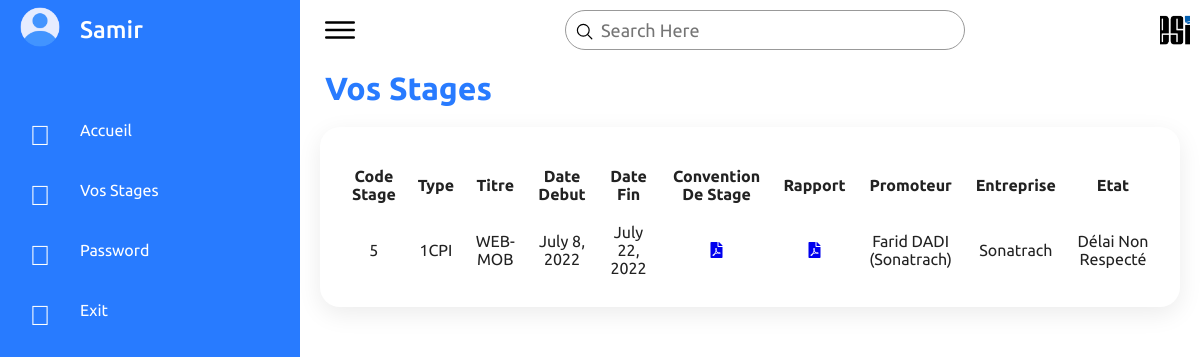
/vosstages/ (signed in), run on the app's committed database.
### GestionStages/models.py (models this page shows, shortened)
class Student(models.Model):
    YEAR_IN_COLLEGE_CHOICES = [
        ('1CPI','1CPI'),
        ('2CPI','2CPI'),
        ('1CS','1CS'),
        ('2CS','2CS'),
        ('3CS','3CS'),
    ]
    user         = models.OneToOneField(User,null=True, on_delete=models.CASCADE,unique=TRUE)
    name         = models.CharField(max_length=190)
    surname      = models.CharField(max_length=190)
    datebirth    = models.DateField(null=False)
    placebirth   = models.CharField(max_length=190)
    matricule    = models.CharField(max_length=190,unique=True)
    email        = models.EmailField(max_length=190)
    phone        = models.CharField(max_length=10)
    collegelevel = models.CharField(max_length=4, choices=YEAR_IN_COLLEGE_CHOICES)
    photo        = models.ImageField(upload_to = 'images/' ,default='images/user.png',null=True)
    date_created = models.DateTimeField(auto_now_add=True, null=True)

class Stage(models.Model):
    STATUS_CHOICES = [
        ('En Cours','En Cours'),
        ('Annulé','Annulé'),
        ('Validé','Validé'),
        ('Délai Non Respecté','Délai Non Respecté'),
    ]
    type         = models.CharField(max_length=190,null=False)
    titre        = models.CharField(max_length=4000)
    description  = models.TextField(max_length=4000)
    datedeb      = models.DateField(null=False)
    datefin      = models.DateField(null=False)
    convention   = models.FileField(upload_to = 'files/' ,null=True,blank=True)  # all
    rapport      = models.FileField(upload_to = 'files/' ,null=True,blank=True)  # all
    fichesuiv1   = models.FileField(upload_to = 'files/' ,null=True,blank=True)  #for 1CS & 3CS
    fichesuiv2   = models.FileField(upload_to = 'files/' ,null=True,blank=True)  # 3CS
    fichesuiv3   = models.FileField(upload_to = 'files/' ,null=True,blank=True)  # 3CS
    teacher      = models.ForeignKey(Teacher, on_delete=models.CASCADE,null=True,blank=True) # for 1CS & 3CS
    promoter     = models.ForeignKey(Promoter, on_delete=models.CASCADE,null=True,blank=True) # for all
    company      = models.ForeignKey(Company, on_delete=models.CASCADE) # for all
    students     = models.ManyToManyField(Student) # for all
    status       = models.CharField(max_length=190,choices=STATUS_CHOICES,default='inprogress')
    date_created = models.DateTimeField(auto_now_add=True, null=True)

class Promoter(models.Model):
    name         = models.CharField(max_length=190)
    surname      = models.CharField(max_length=190)
    email        = models.EmailField(max_length=190)
    phone        = models.CharField(max_length=10)
    company      = models.ForeignKey(Company, on_delete=models.CASCADE)
    date_created = models.DateTimeField(auto_now_add=True, null=True)
    def __str__(self):
        return (self.name + ' ' + self.surname + ' ' + '(' + self.company.name + ')')

class Company(models.Model):
    LEGAL_STATUS_CHOICES = [
        ('Publique','Publique'),
        ('Privée','Privée'),
        ('Semi-Publique','Semi-Publique'),
    ]
    name         = models.CharField(max_length=190,unique=True)
    address      = models.CharField(max_length=190,null=True,blank=True)
    email        = models.EmailField(max_length=190)
    phone        = models.CharField(max_length=10)
    fax          = models.CharField(max_length=100,null=True,blank=True)
    legalstatus  = models.CharField(max_length=15, choices=LEGAL_STATUS_CHOICES,null=True,blank=True)
    website      = models.CharField(max_length=190,null=True,blank=True)
    date_created = models.DateTimeField(auto_now_add=True, null=True)
    def __str__(self):
        return (self.name)

### GestionStages/decorators.py (the view)
        def wrapper_func(request , *args,**kwargs):
            group = None
            if request.user.groups.exists():
               group =  request.user.groups.all()[0].name
            if group == 'student':
               return view_func(request , *args,**kwargs)
            else:
                if group == 'admin':
                    return redirect('home')
                else:
                    if group == 'teacher':
                        return redirect('teacherhome')

### GestionStages/views.py (called while the page is built)
@login_required(login_url='login')
@forstudent(allowedGroups=['student'])
def vosstages(request):
    stages = Stage.objects.all()
    context = {
        'stages' : stages,
    }
    return render(request , 'vosstages.html',context)

### GestionStages/templates/vosstages.html (shortened to what this page needs)
{% extends 'studentmain.html' %}
{% load static %}
{% block content%}
<div class="main">
    {% include 'topbar.html' %}
    <h1 style="color: #287bff; margin-left:25px; margin-top:10px">Vos Stages</h1>
    <div class="studentspage">
        <div class="students">
            <table>
                <thead>
                    <tr>
                        <td>Code Stage</td>
                        <td>Type</td>
                        <td>Titre</td>
                        <td>Date Debut</td>
                        <td>Date Fin</td>
                        <td>Convention De Stage</td>
                        <td>Rapport</td>
                        <td>Promoteur</td>
                        <td>Entreprise</td>
                        <td>Etat</td>
                    </tr>
                </thead>
                <tbody>
                    {% for stage in stages %}
                        {% for student in stage.students.all  %}
                            {% if student.id == request.user.student.id %}
                    <tr>
                        <td>{{stage.id}}</td>
                        <td>{{stage.type}}</td>
                        <td>{{stage.titre}}</td>
                        <td>{{stage.datedeb}}</td>
                        <td>{{stage.datefin}}</td>
                        <td><a href="{% url 'pdf_view' stage.id  0 %}"><i class="fas fa-file-pdf"></i></a></td>
                        <td><a href="{% url 'pdf_view' stage.id  1 %}"><i class="fas fa-file-pdf"></i></a></td>
                        <td>{{stage.promoter}}</td>
                        <td>{{stage.company}}</td>
                        <td>{{stage.status}}</td>
                    </tr>
                    {% endif %}
                    {% endfor %}
                    {% endfor %}
                </tbody>
            </table>
        </div>
    </div>
</div>
{% endblock %}

### GestionStages/templates/studentmenu.html
{% load static %}
<div class="navigation">
    <ul>
        <li>
            <a href="{% url 'changephoto' request.user.student.id 2 %}">
                <span class="icon"><img  src="/media/{{request.user.student.photo}}"></img></span>
                <span class="title" style="font-size: 1.5em;font-weight: 500;">{{request.user.student.name}}</span>
            </a>
        </li>
        <li class="">
            <a href="{% url 'studenthome' %}">
                <span class="icon"><span style="font-size: 1.75em;"><i class="fal fa-home"></i></span></span>
                <span class="title">Accueil</span>
            </a>
        </li>
        <li class="">
            <a href="{% url 'vosstages' %}">
                <span class="icon"><span style="font-size: 1.75em;"><i class="fal fa-copy"></i></span></span>
                <span class="title">Vos Stages</span>
            </a>
        </li>
        <li class="#">
            <a href="{% url 'password' request.user.id %}">
                <span class="icon"><span style="font-size: 1.75em;"><i class="fal fa-key"></i></span></span>
                <span class="title">Password</span>
            </a>
        </li>
        <li class="#">
            <a href="{% url 'logout' %}">
                <span class="icon"><span style="font-size: 1.75em;"><i class="fal fa-sign-out-alt"></i></span></span>
                <span class="title">Exit</span>
            </a>
        </li>
    </ul>
</div>

### GestionStages/static/css/style.css (style rules this page uses)
* { margin: 0; padding: 0; box-sizing: border-box; font-family: 'Ubuntu', sans-serif; }
:root { --blue: #287bff; --white: #fff; --grey: #f5f5f5; --black1: #222; --black2: #999; }
body { min-height: 100vh; overflow-x: hidden; }
.navigation { position: fixed; width: 300px; height: 100%; background: var(--blue); border-Left: 10px solid var(--blue); transition: 0.5s; overflow: hidden; }
.navigation ul { position: absolute; top: 0; left: 0; width: 100%; }
.navigation ul li { position: relative; width: 100%; list-style: none; border-top-left-radius: 30px; border-bottom-left-radius: 30px; }
.navigation ul li:nth-child(1) { margin-bottom: 40px; }
.navigation ul li a { position: relative; display: block; width: 100%; display: flex; text-decoration: none; color: var(--white); }
.navigation ul li a .icon { position: relative; display: block; min-width: 60px; height: 60px; line-height: 70px; text-align: center; }
.navigation ul li a .icon img { font-size: 1.75em; border-radius: 50%; margin-top: 7px; }
.navigation ul li a .title { position: relative; display: block; padding: 0 10px; height: 60px; line-height: 60px; text-align: start; white-space: nowrap; }
.main { position: absolute; width: calc(100% - 300px); left: 300px; min-height: 100vh; background: var(--white); transition: 0.5s; }
.studentspage { position: relative; width: 100%; padding: 20px; grid-template-columns: 2fr 1fr; grid-gap: 30px; }
.studentspage .students { position: relative; display: grid; min-height: 100px; width: 100%; background: var(--white); padding: 20px; box-shadow: 0 7px 25px rgba(0, 0, 0, 0.08); border-radius: 20px; }
.studentspage table { width: 100%; border-collapse: collapse; margin-top: 10px; }
.studentspage table thead td { font-weight: 600; }
.studentspage .students table tr { color: var(--black1); border-bottom: 1px solid rgba(0, 0, 0, 0.1); }
.studentspage .students table tr:last-child { border-bottom: none; }
.studentspage .students table tr td { padding: 10px; }
.studentspage .students table tr td:last-child { text-align: center; }
.studentspage .students table tr td:nth-child(1) { text-align: center; }
.studentspage .students table tr td:nth-child(2) { text-align: center; }
.studentspage .students table tr td:nth-child(3) { text-align: center; }
.studentspage .students table tr td:nth-child(4) { text-align: center; }
.studentspage .students table tr td:nth-child(5) { text-align: center; }
.studentspage .students table tr td:nth-child(6) { text-align: center; }
.studentspage .students table tr td:nth-child(7) { text-align: center; }
.studentspage .students table tr td:nth-child(8) { text-align: center; }
.studentspage .students table tr td:nth-child(9) { text-align: center; }
.navigation ul li a .icon img { font-size: 1.75em; width: 40px; height: 40px; object-fit: cover; }

### data on the page
Stage: id "5", type "1CPI", titre "WEB-MOB", datedeb "July 8, 2022", datefin "July 22, 2022", promoter "Farid DADI (Sonatrach)", company "Sonatrach", status "Délai Non Respecté"

### other printed values
{{ request.user.student.name }} "Samir"
